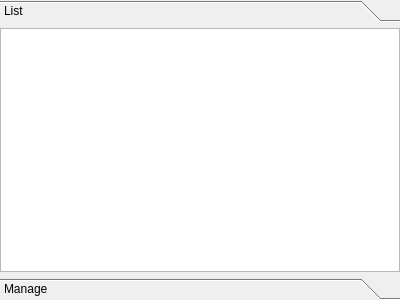
<?xml version="1.0" encoding="UTF-8"?>
<ui version="4.0">
 <class>DockBuddiesList</class>
 <widget class="QDockWidget" name="DockBuddiesList">
  <property name="geometry">
   <rect>
    <x>0</x>
    <y>0</y>
    <width>400</width>
    <height>300</height>
   </rect>
  </property>
  <property name="sizePolicy">
   <sizepolicy hsizetype="Maximum" vsizetype="Maximum">
    <horstretch>0</horstretch>
    <verstretch>0</verstretch>
   </sizepolicy>
  </property>
  <property name="windowTitle">
   <string>Buddies</string>
  </property>
  <widget class="QWidget" name="dockWidgetContents">
   <layout class="QVBoxLayout" name="verticalLayout">
    <property name="leftMargin">
     <number>0</number>
    </property>
    <property name="topMargin">
     <number>0</number>
    </property>
    <property name="rightMargin">
     <number>0</number>
    </property>
    <property name="bottomMargin">
     <number>0</number>
    </property>
    <item>
     <widget class="QToolBox" name="toolBox">
      <property name="currentIndex">
       <number>0</number>
      </property>
      <widget class="QWidget" name="pageList">
       <property name="geometry">
        <rect>
         <x>0</x>
         <y>0</y>
         <width>382</width>
         <height>206</height>
        </rect>
       </property>
       <attribute name="label">
        <string>List</string>
       </attribute>
       <layout class="QVBoxLayout" name="verticalLayout_2">
        <property name="leftMargin">
         <number>0</number>
        </property>
        <property name="topMargin">
         <number>0</number>
        </property>
        <property name="rightMargin">
         <number>0</number>
        </property>
        <property name="bottomMargin">
         <number>0</number>
        </property>
        <item>
         <widget class="QTableView" name="buddiesTable">
          <property name="editTriggers">
           <set>QAbstractItemView::NoEditTriggers</set>
          </property>
          <property name="selectionMode">
           <enum>QAbstractItemView::SingleSelection</enum>
          </property>
          <property name="selectionBehavior">
           <enum>QAbstractItemView::SelectRows</enum>
          </property>
          <property name="horizontalScrollMode">
           <enum>QAbstractItemView::ScrollPerPixel</enum>
          </property>
          <property name="sortingEnabled">
           <bool>true</bool>
          </property>
          <property name="wordWrap">
           <bool>false</bool>
          </property>
          <attribute name="verticalHeaderVisible">
           <bool>false</bool>
          </attribute>
         </widget>
        </item>
       </layout>
      </widget>
      <widget class="QWidget" name="pageManage">
       <property name="geometry">
        <rect>
         <x>0</x>
         <y>0</y>
         <width>382</width>
         <height>206</height>
        </rect>
       </property>
       <attribute name="label">
        <string>Manage</string>
       </attribute>
       <layout class="QVBoxLayout" name="verticalLayout_3">
        <property name="leftMargin">
         <number>0</number>
        </property>
        <property name="topMargin">
         <number>0</number>
        </property>
        <property name="rightMargin">
         <number>0</number>
        </property>
        <property name="bottomMargin">
         <number>0</number>
        </property>
        <item>
         <widget class="QListWidget" name="patternsList">
          <property name="contextMenuPolicy">
           <enum>Qt::CustomContextMenu</enum>
          </property>
          <property name="editTriggers">
           <set>QAbstractItemView::NoEditTriggers</set>
          </property>
          <property name="selectionMode">
           <enum>QAbstractItemView::ExtendedSelection</enum>
          </property>
         </widget>
        </item>
        <item>
         <layout class="QHBoxLayout" name="horizontalLayout_2">
          <item>
           <spacer name="horizontalSpacer">
            <property name="orientation">
             <enum>Qt::Horizontal</enum>
            </property>
            <property name="sizeHint" stdset="0">
             <size>
              <width>40</width>
              <height>20</height>
             </size>
            </property>
           </spacer>
          </item>
          <item>
           <widget class="QPushButton" name="addButton">
            <property name="text">
             <string>Add</string>
            </property>
            <property name="icon">
             <iconset resource="../../../media/resources.qrc">
              <normaloff>:/icons/plus.png</normaloff>:/icons/plus.png</iconset>
            </property>
           </widget>
          </item>
          <item>
           <widget class="QPushButton" name="deleteButton">
            <property name="text">
             <string>Delete</string>
            </property>
            <property name="icon">
             <iconset resource="../../../media/resources.qrc">
              <normaloff>:/icons/x.png</normaloff>:/icons/x.png</iconset>
            </property>
           </widget>
          </item>
         </layout>
        </item>
       </layout>
      </widget>
     </widget>
    </item>
   </layout>
  </widget>
 </widget>
 <resources>
  <include location="../../../media/resources.qrc"/>
 </resources>
 <connections/>
</ui>
